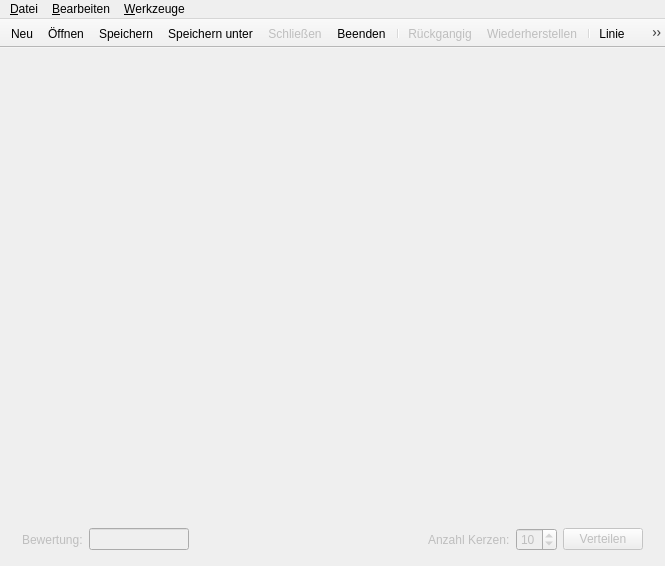
<?xml version="1.0" encoding="UTF-8"?>
<ui version="4.0">
 <class>MainWindow</class>
 <widget class="QMainWindow" name="MainWindow">
  <property name="geometry">
   <rect>
    <x>0</x>
    <y>0</y>
    <width>665</width>
    <height>566</height>
   </rect>
  </property>
  <property name="windowTitle">
   <string>Geburtstagskuchen - 1. Aufgabe 2. Runde 34. BwInf</string>
  </property>
  <property name="documentMode">
   <bool>true</bool>
  </property>
  <widget class="QWidget" name="centralWidget">
   <layout class="QVBoxLayout" name="verticalLayout">
    <item>
     <widget class="QTabWidget" name="tabWidget">
      <property name="currentIndex">
       <number>-1</number>
      </property>
      <property name="documentMode">
       <bool>true</bool>
      </property>
      <property name="tabsClosable">
       <bool>true</bool>
      </property>
      <property name="movable">
       <bool>true</bool>
      </property>
     </widget>
    </item>
    <item>
     <widget class="QWidget" name="widget" native="true">
      <property name="enabled">
       <bool>false</bool>
      </property>
      <layout class="QHBoxLayout" name="horizontalLayout">
       <property name="topMargin">
        <number>4</number>
       </property>
       <property name="bottomMargin">
        <number>4</number>
       </property>
       <item>
        <widget class="QLabel" name="label">
         <property name="text">
          <string>Bewertung:</string>
         </property>
        </widget>
       </item>
       <item>
        <widget class="QLineEdit" name="rating">
         <property name="sizePolicy">
          <sizepolicy hsizetype="Fixed" vsizetype="Fixed">
           <horstretch>0</horstretch>
           <verstretch>0</verstretch>
          </sizepolicy>
         </property>
         <property name="minimumSize">
          <size>
           <width>100</width>
           <height>0</height>
          </size>
         </property>
         <property name="maximumSize">
          <size>
           <width>100</width>
           <height>16777215</height>
          </size>
         </property>
         <property name="alignment">
          <set>Qt::AlignRight|Qt::AlignTrailing|Qt::AlignVCenter</set>
         </property>
         <property name="readOnly">
          <bool>true</bool>
         </property>
        </widget>
       </item>
       <item>
        <spacer name="horizontalSpacer">
         <property name="orientation">
          <enum>Qt::Horizontal</enum>
         </property>
         <property name="sizeHint" stdset="0">
          <size>
           <width>224</width>
           <height>20</height>
          </size>
         </property>
        </spacer>
       </item>
       <item>
        <widget class="QLabel" name="label_2">
         <property name="text">
          <string>Anzahl Kerzen:</string>
         </property>
        </widget>
       </item>
       <item>
        <widget class="QSpinBox" name="numCandles">
         <property name="minimum">
          <number>1</number>
         </property>
         <property name="value">
          <number>10</number>
         </property>
        </widget>
       </item>
       <item>
        <widget class="QPushButton" name="exec">
         <property name="text">
          <string>Verteilen</string>
         </property>
        </widget>
       </item>
      </layout>
     </widget>
    </item>
   </layout>
  </widget>
  <widget class="QMenuBar" name="menuBar">
   <property name="geometry">
    <rect>
     <x>0</x>
     <y>0</y>
     <width>665</width>
     <height>20</height>
    </rect>
   </property>
   <widget class="QMenu" name="menuDatei">
    <property name="title">
     <string>&amp;Datei</string>
    </property>
    <addaction name="a_new"/>
    <addaction name="a_open"/>
    <addaction name="a_save"/>
    <addaction name="a_save_as"/>
    <addaction name="separator"/>
    <addaction name="a_quit"/>
   </widget>
   <widget class="QMenu" name="menuBearbeiten">
    <property name="title">
     <string>&amp;Bearbeiten</string>
    </property>
    <addaction name="a_undo"/>
    <addaction name="a_redo"/>
   </widget>
   <widget class="QMenu" name="menuWerkzeuge">
    <property name="title">
     <string>&amp;Werkzeuge</string>
    </property>
    <addaction name="a_line"/>
    <addaction name="a_curve"/>
    <addaction name="a_circle"/>
    <addaction name="separator"/>
    <addaction name="a_candle"/>
    <addaction name="separator"/>
   </widget>
   <addaction name="menuDatei"/>
   <addaction name="menuBearbeiten"/>
   <addaction name="menuWerkzeuge"/>
  </widget>
  <widget class="QToolBar" name="mainToolBar">
   <property name="movable">
    <bool>false</bool>
   </property>
   <property name="floatable">
    <bool>false</bool>
   </property>
   <attribute name="toolBarArea">
    <enum>TopToolBarArea</enum>
   </attribute>
   <attribute name="toolBarBreak">
    <bool>false</bool>
   </attribute>
   <addaction name="a_new"/>
   <addaction name="a_open"/>
   <addaction name="a_save"/>
   <addaction name="a_save_as"/>
   <addaction name="a_close"/>
   <addaction name="a_quit"/>
   <addaction name="separator"/>
   <addaction name="a_undo"/>
   <addaction name="a_redo"/>
   <addaction name="separator"/>
   <addaction name="a_line"/>
   <addaction name="a_curve"/>
   <addaction name="a_circle"/>
   <addaction name="separator"/>
   <addaction name="a_candle"/>
  </widget>
  <action name="a_new">
   <property name="icon">
    <iconset theme="document-new">
     <normaloff>.</normaloff>.</iconset>
   </property>
   <property name="text">
    <string>&amp;Neu</string>
   </property>
   <property name="shortcut">
    <string>Ctrl+N</string>
   </property>
  </action>
  <action name="a_open">
   <property name="icon">
    <iconset theme="document-open">
     <normaloff>.</normaloff>.</iconset>
   </property>
   <property name="text">
    <string>&amp;Öffnen</string>
   </property>
   <property name="shortcut">
    <string>Ctrl+O</string>
   </property>
  </action>
  <action name="a_save">
   <property name="icon">
    <iconset theme="document-save">
     <normaloff>.</normaloff>.</iconset>
   </property>
   <property name="text">
    <string>&amp;Speichern</string>
   </property>
   <property name="shortcut">
    <string>Ctrl+S</string>
   </property>
  </action>
  <action name="a_save_as">
   <property name="icon">
    <iconset theme="document-save-as">
     <normaloff>.</normaloff>.</iconset>
   </property>
   <property name="text">
    <string>Speichern &amp;unter</string>
   </property>
   <property name="shortcut">
    <string>Ctrl+Shift+S</string>
   </property>
  </action>
  <action name="a_quit">
   <property name="icon">
    <iconset theme="tab-close">
     <normaloff>.</normaloff>.</iconset>
   </property>
   <property name="text">
    <string>&amp;Beenden</string>
   </property>
   <property name="shortcut">
    <string>Ctrl+Q</string>
   </property>
  </action>
  <action name="a_undo">
   <property name="enabled">
    <bool>false</bool>
   </property>
   <property name="icon">
    <iconset theme="edit-undo">
     <normaloff>.</normaloff>.</iconset>
   </property>
   <property name="text">
    <string>&amp;Rückgangig</string>
   </property>
   <property name="shortcut">
    <string>Ctrl+Z</string>
   </property>
  </action>
  <action name="a_redo">
   <property name="enabled">
    <bool>false</bool>
   </property>
   <property name="icon">
    <iconset theme="edit-redo">
     <normaloff>.</normaloff>.</iconset>
   </property>
   <property name="text">
    <string>&amp;Wiederherstellen</string>
   </property>
   <property name="shortcut">
    <string>Ctrl+Shift+Z</string>
   </property>
  </action>
  <action name="a_line">
   <property name="checkable">
    <bool>true</bool>
   </property>
   <property name="icon">
    <iconset theme="draw-line">
     <normaloff>.</normaloff>.</iconset>
   </property>
   <property name="text">
    <string>&amp;Linie</string>
   </property>
  </action>
  <action name="a_curve">
   <property name="checkable">
    <bool>true</bool>
   </property>
   <property name="icon">
    <iconset theme="draw-bezier-curves">
     <normaloff>.</normaloff>.</iconset>
   </property>
   <property name="text">
    <string>K&amp;urve</string>
   </property>
  </action>
  <action name="a_circle">
   <property name="checkable">
    <bool>true</bool>
   </property>
   <property name="icon">
    <iconset theme="draw-circle">
     <normaloff>.</normaloff>.</iconset>
   </property>
   <property name="text">
    <string>&amp;Kreis</string>
   </property>
  </action>
  <action name="a_candle">
   <property name="checkable">
    <bool>true</bool>
   </property>
   <property name="icon">
    <iconset theme="draw-donut">
     <normaloff>.</normaloff>.</iconset>
   </property>
   <property name="text">
    <string>K&amp;erze</string>
   </property>
  </action>
  <action name="a_close">
   <property name="enabled">
    <bool>false</bool>
   </property>
   <property name="icon">
    <iconset theme="document-close">
     <normaloff>.</normaloff>.</iconset>
   </property>
   <property name="text">
    <string>Schließen</string>
   </property>
   <property name="shortcut">
    <string>Ctrl+W</string>
   </property>
  </action>
 </widget>
 <layoutdefault spacing="6" margin="11"/>
 <resources/>
 <connections/>
</ui>
